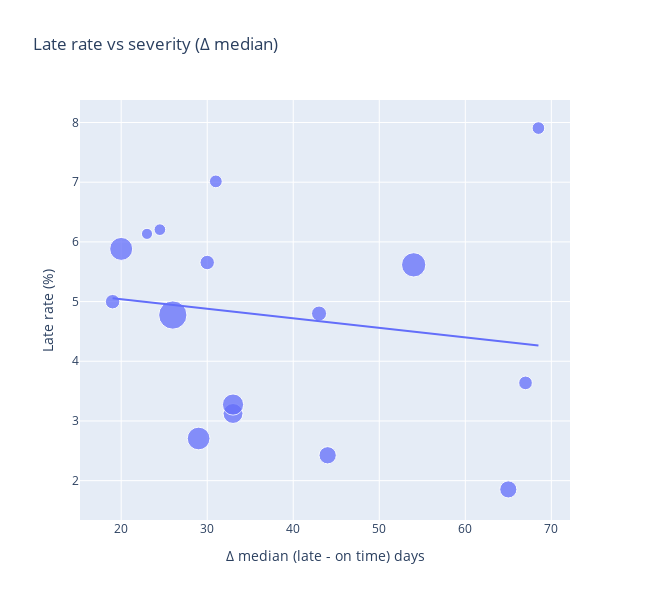

Notebook source saved alongside this figure:
### Code cell
df = plot_df.copy()
df["size"] = 50 + 400 * np.sqrt(df["n_loans"] / df["n_loans"].max())

fig = px.scatter(
    df, x="delta_median", y="late_rate", size="size",
    hover_name="Medientyp",
    hover_data={"n_loans":True, "delta_median":":.1f", "late_rate":":.2f", "mean_loan_duration":":.1f", "size":False},
    labels={"delta_median":"Δ median (late - on time) days", "late_rate":"Late rate (%)"},
    title="Late rate vs severity (Δ median)",
    trendline="ols"
)
fig.update_traces(marker=dict(opacity=0.75))
fig.update_layout(width=650, height=600)
fig.show()

### Figure 1 — Plotly figure (JSON) as saved in the notebook; plotly's stock layout.template omitted (floating-point values rounded to 4 significant figures)
{"data": [{"customdata": [[6501.0, 77.13, 90.19], [12150.0, 42.85, 104.9], [53270.0, 37.55, 165.0], [321900.0, 66.25, 332.8], [56000.0, 41.64, 167.9], [24210.0, 55.31, 127.6], [121700.0, 35.79, 223.9], [164600.0, 50.91, 252.2], [7115.0, 57.41, 92.04], [18060.0, 59.35, 117.0], [232600.0, 42.05, 290.4], [644000.0, 53.47, 450.0], [2901.0, 23.87, 76.85], [1565.0, 44.25, 69.72], [245200.0, 34.01, 296.8], [18450.0, 47.31, 117.7]], "hovertemplate": "<b>%{hovertext}</b><br><br>Δ median (late - on time) days=%{x:.1f}<br>Late rate (%)=%{y:.2f}<br>n_loans=%{customdata[0]}<br>mean_loan_duration=%{customdata[1]:.1f}<extra></extra>", "hovertext": ["Sprachkurse", "Zeitschriften", "Musik-CD", "Sachbuch", "Hörbuch", "Fremdsprachige Belletristik", "Comic", "Kinder u. Jugend-CD", "Konsolenspiel", "Spiele", "Belletristik", "Kinder u. Jugendbuch", "Blu-Ray", "Kamishibai", "DVD", "Tonie"], "legendgroup": "", "marker": {"color": "#636efa", "size": [90.19, 104.9, 165.0, 332.8, 167.9, 127.6, 223.9, 252.2, 92.04, 117.0, 290.4, 450.0, 76.85, 69.72, 296.8, 117.7], "sizemode": "area", "sizeref": 1.125, "symbol": "circle", "opacity": 0.75}, "mode": "markers", "name": "", "orientation": "v", "showlegend": false, "x": [68.5, 67.0, 65.0, 54.0, 44.0, 43.0, 33.0, 33.0, 31.0, 30.0, 29.0, 26.0, 24.5, 23.0, 20.0, 19.0], "xaxis": "x", "y": [7.906, 3.638, 1.853, 5.615, 2.425, 4.799, 3.125, 3.275, 7.013, 5.654, 2.706, 4.774, 6.205, 6.134, 5.882, 4.998], "yaxis": "y", "type": "scatter"}, {"hovertemplate": "<b>OLS trendline</b><br>late_rate = -0.0160633 * delta_median + 5.36264<br>R<sup>2</sup>=0.024073<br><br>Δ median (late - on time) days=%{x:.1f}<br>Late rate (%)=%{y:.2f} <b>(trend)</b><extra></extra>", "legendgroup": "", "marker": {"color": "#636efa", "symbol": "circle", "opacity": 0.75}, "mode": "lines", "name": "", "showlegend": false, "x": [19.0, 20.0, 23.0, 24.5, 26.0, 29.0, 30.0, 31.0, 33.0, 33.0, 43.0, 44.0, 54.0, 65.0, 67.0, 68.5], "xaxis": "x", "y": [5.057, 5.041, 4.993, 4.969, 4.945, 4.897, 4.881, 4.865, 4.833, 4.833, 4.672, 4.656, 4.495, 4.319, 4.286, 4.262], "yaxis": "y", "type": "scatter"}], "layout": {"xaxis": {"anchor": "y", "domain": [0.0, 1.0], "title": {"text": "Δ median (late - on time) days"}}, "yaxis": {"anchor": "x", "domain": [0.0, 1.0], "title": {"text": "Late rate (%)"}}, "legend": {"tracegroupgap": 0, "itemsizing": "constant"}, "title": {"text": "Late rate vs severity (Δ median)"}, "width": 650, "height": 600}}
